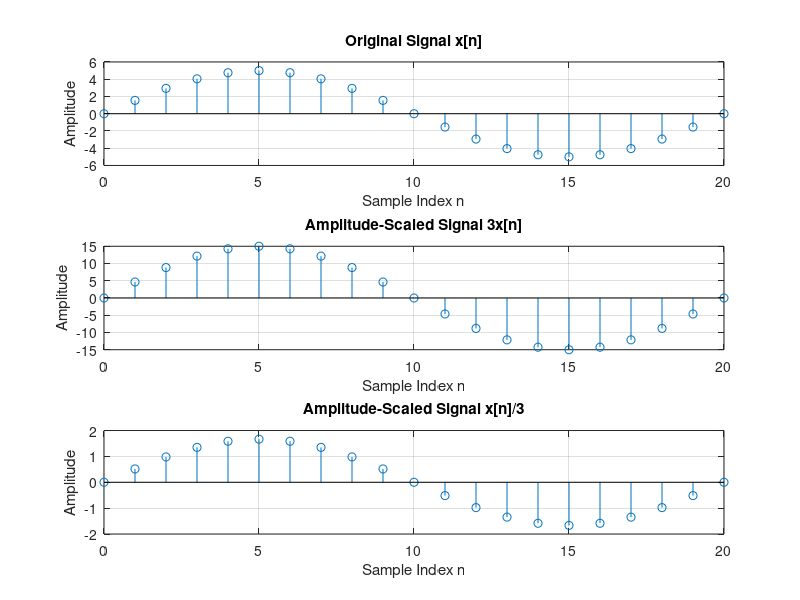

MATLAB code to generate this figure:
%% DT Amplitude Scaling

clear; clc;
close all;

A = 5;
omega = pi/10;
phi = 0;

n = 0:20;

signal_original = A*sin(omega*n + phi);

signal_scaled1 = 3*signal_original;
signal_scaled2 = signal_original/3;

subplot(3,1,1);
stem(n,signal_original);
xlabel('Sample Index n');
ylabel('Amplitude');
title('Original Signal x[n]');
grid on;

subplot(3,1,2);
stem(n,signal_scaled1);
xlabel('Sample Index n');
ylabel('Amplitude');
title('Amplitude-Scaled Signal 3x[n]');
grid on;

subplot(3,1,3);
stem(n,signal_scaled2);
xlabel('Sample Index n');
ylabel('Amplitude');
title('Amplitude-Scaled Signal x[n]/3');
grid on;
